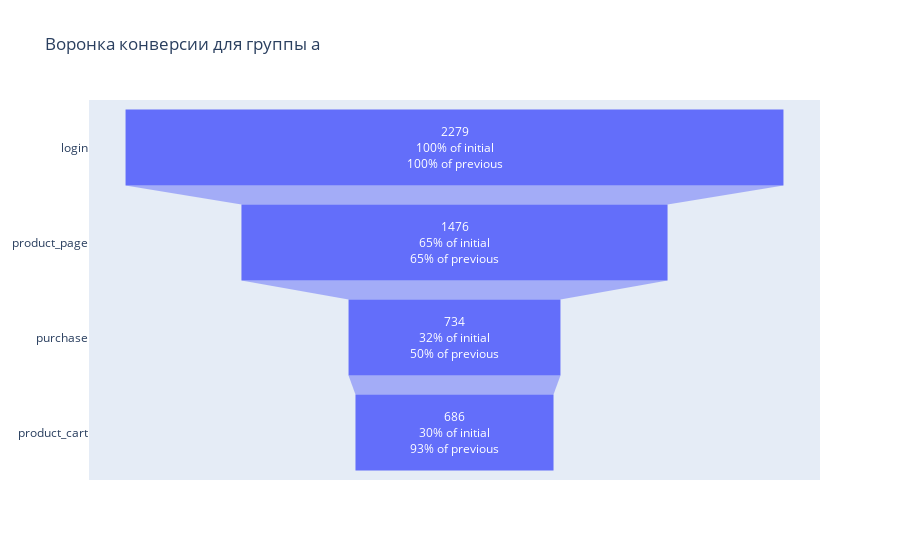

Notebook code for this chart:
### Markdown cell above
Воронки в группах соблюдаются.

### Code cell
fig = go.Figure(go.Funnel(y = funnela.index, x = list(funnela.values), textinfo = "value+percent initial+percent previous"))
fig.update_layout(title="Воронка конверсии для группы a")
fig.show();

### Figure 1 — Plotly figure (JSON) as saved in the notebook; plotly's stock layout.template omitted (floating-point values rounded to 4 significant figures)
{"data": [{"textinfo": "value+percent initial+percent previous", "type": "funnel", "x": [2279, 1476, 734, 686], "y": ["login", "product_page", "purchase", "product_cart"]}], "layout": {"title": {"text": "Воронка конверсии для группы a"}}}
